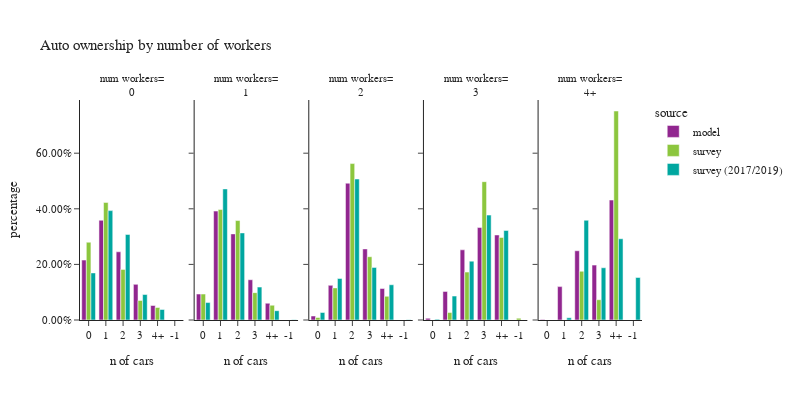

Source (notebook cell):
### Code cell
plot_auto(hh,'num_workers_simple','number of workers','num workers')

### Figure 1 — Plotly figure (JSON) as saved in the notebook; plotly's stock layout.template omitted (floating-point values rounded to 4 significant figures)
{"data": [{"alignmentgroup": "True", "customdata": [[8345], [13888], [9500], [4964], [2020]], "hovertemplate": "source=model<br>num_workers_simple=0<br>auto_ownership_simple=%{x}<br>percentage=%{y}<br>sample count=%{customdata[0]}<extra></extra>", "legendgroup": "model", "marker": {"color": "#91268F", "pattern": {"shape": ""}}, "name": "model", "offsetgroup": "model", "orientation": "v", "showlegend": true, "textposition": "auto", "type": "bar", "x": ["0", "1", "2", "3", "4+"], "xaxis": "x", "y": [0.2155, 0.3587, 0.2454, 0.1282, 0.05217], "yaxis": "y"}, {"alignmentgroup": "True", "customdata": [[6499], [27272], [21563], [10081], [4203]], "hovertemplate": "source=model<br>num_workers_simple=1<br>auto_ownership_simple=%{x}<br>percentage=%{y}<br>sample count=%{customdata[0]}<extra></extra>", "legendgroup": "model", "marker": {"color": "#91268F", "pattern": {"shape": ""}}, "name": "model", "offsetgroup": "model", "orientation": "v", "showlegend": false, "textposition": "auto", "type": "bar", "x": ["0", "1", "2", "3", "4+"], "xaxis": "x2", "y": [0.09335, 0.3917, 0.3097, 0.1448, 0.06037], "yaxis": "y2"}, {"alignmentgroup": "True", "customdata": [[789], [6846], [27025], [14042], [6220]], "hovertemplate": "source=model<br>num_workers_simple=2<br>auto_ownership_simple=%{x}<br>percentage=%{y}<br>sample count=%{customdata[0]}<extra></extra>", "legendgroup": "model", "marker": {"color": "#91268F", "pattern": {"shape": ""}}, "name": "model", "offsetgroup": "model", "orientation": "v", "showlegend": false, "textposition": "auto", "type": "bar", "x": ["0", "1", "2", "3", "4+"], "xaxis": "x3", "y": [0.01437, 0.1246, 0.4921, 0.2557, 0.1133], "yaxis": "y3"}, {"alignmentgroup": "True", "customdata": [[34], [568], [1393], [1835], [1688]], "hovertemplate": "source=model<br>num_workers_simple=3<br>auto_ownership_simple=%{x}<br>percentage=%{y}<br>sample count=%{customdata[0]}<extra></extra>", "legendgroup": "model", "marker": {"color": "#91268F", "pattern": {"shape": ""}}, "name": "model", "offsetgroup": "model", "orientation": "v", "showlegend": false, "textposition": "auto", "type": "bar", "x": ["0", "1", "2", "3", "4+"], "xaxis": "x4", "y": [0.006162, 0.1029, 0.2524, 0.3325, 0.3059], "yaxis": "y4"}, {"alignmentgroup": "True", "customdata": [[10], [581], [1205], [955], [2087]], "hovertemplate": "source=model<br>num_workers_simple=4+<br>auto_ownership_simple=%{x}<br>percentage=%{y}<br>sample count=%{customdata[0]}<extra></extra>", "legendgroup": "model", "marker": {"color": "#91268F", "pattern": {"shape": ""}}, "name": "model", "offsetgroup": "model", "orientation": "v", "showlegend": false, "textposition": "auto", "type": "bar", "x": ["0", "1", "2", "3", "4+"], "xaxis": "x5", "y": [0.002067, 0.1201, 0.2491, 0.1974, 0.4314], "yaxis": "y5"}, {"alignmentgroup": "True", "customdata": [[219], [407], [227], [75], [27]], "hovertemplate": "source=survey<br>num_workers_simple=0<br>auto_ownership_simple=%{x}<br>percentage=%{y}<br>sample count=%{customdata[0]}<extra></extra>", "legendgroup": "survey", "marker": {"color": "#8CC63E", "pattern": {"shape": ""}}, "name": "survey", "offsetgroup": "survey", "orientation": "v", "showlegend": true, "textposition": "auto", "type": "bar", "x": ["0", "1", "2", "3", "4+"], "xaxis": "x", "y": [0.2797, 0.4229, 0.1821, 0.07024, 0.04499], "yaxis": "y"}, {"alignmentgroup": "True", "customdata": [[315], [827], [297], [64], [33]], "hovertemplate": "source=survey<br>num_workers_simple=1<br>auto_ownership_simple=%{x}<br>percentage=%{y}<br>sample count=%{customdata[0]}<extra></extra>", "legendgroup": "survey", "marker": {"color": "#8CC63E", "pattern": {"shape": ""}}, "name": "survey", "offsetgroup": "survey", "orientation": "v", "showlegend": false, "textposition": "auto", "type": "bar", "x": ["0", "1", "2", "3", "4+"], "xaxis": "x2", "y": [0.09331, 0.3973, 0.3577, 0.0984, 0.05325], "yaxis": "y2"}, {"alignmentgroup": "True", "customdata": [[38], [335], [490], [100], [37]], "hovertemplate": "source=survey<br>num_workers_simple=2<br>auto_ownership_simple=%{x}<br>percentage=%{y}<br>sample count=%{customdata[0]}<extra></extra>", "legendgroup": "survey", "marker": {"color": "#8CC63E", "pattern": {"shape": ""}}, "name": "survey", "offsetgroup": "survey", "orientation": "v", "showlegend": false, "textposition": "auto", "type": "bar", "x": ["0", "1", "2", "3", "4+"], "xaxis": "x3", "y": [0.008972, 0.1155, 0.5627, 0.2276, 0.08527], "yaxis": "y3"}, {"alignmentgroup": "True", "customdata": [[1], [6], [18], [27], [13]], "hovertemplate": "source=survey<br>num_workers_simple=3<br>auto_ownership_simple=%{x}<br>percentage=%{y}<br>sample count=%{customdata[0]}<extra></extra>", "legendgroup": "survey", "marker": {"color": "#8CC63E", "pattern": {"shape": ""}}, "name": "survey", "offsetgroup": "survey", "orientation": "v", "showlegend": false, "textposition": "auto", "type": "bar", "x": ["-1", "1", "2", "3", "4+"], "xaxis": "x4", "y": [0.006446, 0.02681, 0.1723, 0.4976, 0.2968], "yaxis": "y4"}, {"alignmentgroup": "True", "customdata": [[2], [2], [8]], "hovertemplate": "source=survey<br>num_workers_simple=4+<br>auto_ownership_simple=%{x}<br>percentage=%{y}<br>sample count=%{customdata[0]}<extra></extra>", "legendgroup": "survey", "marker": {"color": "#8CC63E", "pattern": {"shape": ""}}, "name": "survey", "offsetgroup": "survey", "orientation": "v", "showlegend": false, "textposition": "auto", "type": "bar", "x": ["2", "3", "4+"], "xaxis": "x5", "y": [0.1753, 0.07294, 0.7518], "yaxis": "y5"}, {"alignmentgroup": "True", "customdata": [[310], [537], [242], [53], [25]], "hovertemplate": "source=survey (2017/2019)<br>num_workers_simple=0<br>auto_ownership_simple=%{x}<br>percentage=%{y}<br>sample count=%{customdata[0]}<extra></extra>", "legendgroup": "survey (2017/2019)", "marker": {"color": "#00A7A0", "pattern": {"shape": ""}}, "name": "survey (2017/2019)", "offsetgroup": "survey (2017/2019)", "orientation": "v", "showlegend": true, "textposition": "auto", "type": "bar", "x": ["0", "1", "2", "3", "4+"], "xaxis": "x", "y": [0.1694, 0.3935, 0.3077, 0.09165, 0.03783], "yaxis": "y"}, {"alignmentgroup": "True", "customdata": [[1], [598], [1646], [468], [102], [35]], "hovertemplate": "source=survey (2017/2019)<br>num_workers_simple=1<br>auto_ownership_simple=%{x}<br>percentage=%{y}<br>sample count=%{customdata[0]}<extra></extra>", "legendgroup": "survey (2017/2019)", "marker": {"color": "#00A7A0", "pattern": {"shape": ""}}, "name": "survey (2017/2019)", "offsetgroup": "survey (2017/2019)", "orientation": "v", "showlegend": false, "textposition": "auto", "type": "bar", "x": ["-1", "0", "1", "2", "3", "4+"], "xaxis": "x2", "y": [0.0007065, 0.06276, 0.4715, 0.3132, 0.1184, 0.03344], "yaxis": "y2"}, {"alignmentgroup": "True", "customdata": [[1], [165], [754], [911], [157], [62]], "hovertemplate": "source=survey (2017/2019)<br>num_workers_simple=2<br>auto_ownership_simple=%{x}<br>percentage=%{y}<br>sample count=%{customdata[0]}<extra></extra>", "legendgroup": "survey (2017/2019)", "marker": {"color": "#00A7A0", "pattern": {"shape": ""}}, "name": "survey (2017/2019)", "offsetgroup": "survey (2017/2019)", "orientation": "v", "showlegend": false, "textposition": "auto", "type": "bar", "x": ["-1", "0", "1", "2", "3", "4+"], "xaxis": "x3", "y": [0.000609, 0.02706, 0.1492, 0.5071, 0.1893, 0.1268], "yaxis": "y3"}, {"alignmentgroup": "True", "customdata": [[4], [22], [35], [31], [16]], "hovertemplate": "source=survey (2017/2019)<br>num_workers_simple=3<br>auto_ownership_simple=%{x}<br>percentage=%{y}<br>sample count=%{customdata[0]}<extra></extra>", "legendgroup": "survey (2017/2019)", "marker": {"color": "#00A7A0", "pattern": {"shape": ""}}, "name": "survey (2017/2019)", "offsetgroup": "survey (2017/2019)", "orientation": "v", "showlegend": false, "textposition": "auto", "type": "bar", "x": ["0", "1", "2", "3", "4+"], "xaxis": "x4", "y": [0.002707, 0.08609, 0.2117, 0.3774, 0.3221], "yaxis": "y4"}, {"alignmentgroup": "True", "customdata": [[1], [1], [6], [4], [3]], "hovertemplate": "source=survey (2017/2019)<br>num_workers_simple=4+<br>auto_ownership_simple=%{x}<br>percentage=%{y}<br>sample count=%{customdata[0]}<extra></extra>", "legendgroup": "survey (2017/2019)", "marker": {"color": "#00A7A0", "pattern": {"shape": ""}}, "name": "survey (2017/2019)", "offsetgroup": "survey (2017/2019)", "orientation": "v", "showlegend": false, "textposition": "auto", "type": "bar", "x": ["-1", "1", "2", "3", "4+"], "xaxis": "x5", "y": [0.153, 0.008066, 0.3588, 0.1879, 0.2922], "yaxis": "y5"}], "layout": {"annotations": [{"font": {}, "showarrow": false, "text": "num workers=<br>0", "x": 0.092, "xanchor": "center", "xref": "paper", "y": 1.0, "yanchor": "bottom", "yref": "paper"}, {"font": {}, "showarrow": false, "text": "num workers=<br>1", "x": 0.296, "xanchor": "center", "xref": "paper", "y": 1.0, "yanchor": "bottom", "yref": "paper"}, {"font": {}, "showarrow": false, "text": "num workers=<br>2", "x": 0.5, "xanchor": "center", "xref": "paper", "y": 1.0, "yanchor": "bottom", "yref": "paper"}, {"font": {}, "showarrow": false, "text": "num workers=<br>3", "x": 0.704, "xanchor": "center", "xref": "paper", "y": 1.0, "yanchor": "bottom", "yref": "paper"}, {"font": {}, "showarrow": false, "text": "num workers=<br>4+", "x": 0.908, "xanchor": "center", "xref": "paper", "y": 1.0, "yanchor": "bottom", "yref": "paper"}], "barmode": "group", "font": {"size": 11}, "height": 400, "legend": {"title": {"text": "source"}, "tracegroupgap": 0}, "title": {"text": "Auto ownership by number of workers"}, "width": 800, "xaxis": {"anchor": "y", "domain": [0.0, 0.184], "title": {"text": "n of cars"}}, "xaxis2": {"anchor": "y2", "domain": [0.204, 0.388], "matches": "x", "title": {"text": "n of cars"}}, "xaxis3": {"anchor": "y3", "domain": [0.408, 0.592], "matches": "x", "title": {"text": "n of cars"}}, "xaxis4": {"anchor": "y4", "domain": [0.612, 0.796], "matches": "x", "title": {"text": "n of cars"}}, "xaxis5": {"anchor": "y5", "domain": [0.816, 1.0], "matches": "x", "title": {"text": "n of cars"}}, "yaxis": {"anchor": "x", "domain": [0.0, 1.0], "tickformat": ".2%", "title": {"text": "percentage"}}, "yaxis2": {"anchor": "x2", "domain": [0.0, 1.0], "matches": "y", "showticklabels": false, "tickformat": ".2%"}, "yaxis3": {"anchor": "x3", "domain": [0.0, 1.0], "matches": "y", "showticklabels": false, "tickformat": ".2%"}, "yaxis4": {"anchor": "x4", "domain": [0.0, 1.0], "matches": "y", "showticklabels": false, "tickformat": ".2%"}, "yaxis5": {"anchor": "x5", "domain": [0.0, 1.0], "matches": "y", "showticklabels": false, "tickformat": ".2%"}}}
